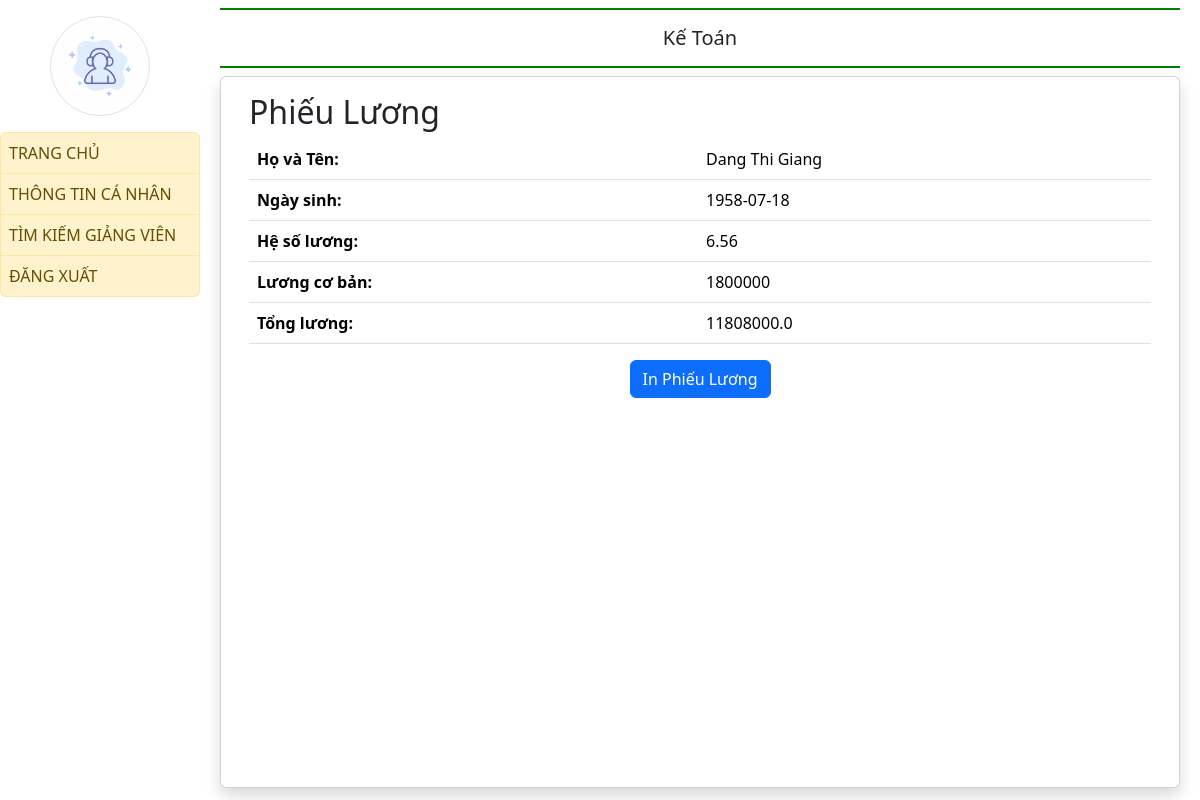
Screenshot of /salary_slip/1/ with the database file from the repository.
### quanlyluong/models.py (models this page shows)
class GIANGVIEN(models.Model):
    MAGIANGVIEN = models.CharField(max_length= 8, primary_key=True, unique=True)
    MATD = models.ForeignKey(TRINHDO, on_delete=models.CASCADE) #Mã trình độ
    HOTEN = models.CharField(max_length=50)
    NGAYSINH = models.CharField(max_length=10)
    GIOITINH = models.BooleanField()
    SODIENTHOAI = models.CharField(max_length=10)
    DIACHI = models.CharField(max_length=100)
    MABAC = models.ForeignKey(CAPBAC, on_delete=models.CASCADE) #Mã bậc
    NGAYVAOLAM = models.CharField(max_length=10)
    CHUCVU = models.CharField(max_length=50)
    MANGACH = models.ForeignKey(NGACH, on_delete=models.CASCADE)
    SOTIETDAY = models.IntegerField()

class HESOLUONG(models.Model):
    MABAC = models.ForeignKey(CAPBAC, on_delete=models.CASCADE)
    MANGACH = models.ForeignKey(NGACH, on_delete=models.CASCADE)
    HESO = models.FloatField()
    class Meta:
        unique_together = (('MABAC', 'MANGACH'),)  # Khóa chính composite
        verbose_name_plural = "Hệ số lương"

### quanlyluong/views.py (the view)
# urls.py: path('salary_slip/<int:magiangvien>/',
def salary_slip(request, magiangvien):
    try:
        teacher = get_object_or_404(GIANGVIEN, pk=magiangvien)
        hesoluong = HESOLUONG.objects.get(
            MABAC=teacher.MABAC_id, MANGACH=teacher.MANGACH_id)
    except HESOLUONG.DoesNotExist:
        return HttpResponse("Salary coefficient not found for the provided instructor.", status=404)
    base_salary = 1800000
    calculated_salary = base_salary * hesoluong.HESO
    context = {
        'teacher': teacher,
        'base_salary': base_salary,
        'hesoluong': hesoluong.HESO,
        'calculated_salary': calculated_salary
    }
    return render(request, 'login/salary_slip.html', context)

### quanlyluong/templates/login/salary_slip.html
{% extends 'login/emp_base.html' %}
{% block main %}
<div class="container">
    <h2>Phiếu Lương</h2>
    <table class="table">
        <tr>
            <th>Họ và Tên:</th>
            <td>{{ teacher.HOTEN }}</td>
        </tr>
        <tr>
            <th>Ngày sinh:</th>
            <td>{{ teacher.NGAYSINH }}</td>
        </tr>
        <tr>
            <th>Hệ số lương:</th>
            <td>{{ hesoluong }}</td>
        </tr>
        <tr>
            <th>Lương cơ bản:</th>
            <td>{{ base_salary }}</td>
        </tr>
        <tr>
            <th>Tổng lương:</th>
            <td>{{ calculated_salary }}</td>
        </tr>
    </table>
    <div class="text-center">
        <button onclick="window.print()" class="btn btn-primary">In Phiếu Lương</button>
    </div>
</div>
{% endblock %}

### rows the page displays
GIANGVIEN: HOTEN "Dang Thi Giang", NGAYSINH "1958-07-18"
HESOLUONG: HESO "6.56"

### other values shown
{{ base_salary }} "1800000"
{{ calculated_salary }} "11808000.0"
